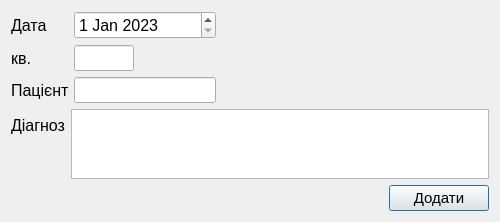
<?xml version="1.0" encoding="UTF-8"?>
<ui version="4.0">
 <class>Dialog_add_diag</class>
 <widget class="QDialog" name="Dialog_add_diag">
  <property name="geometry">
   <rect>
    <x>0</x>
    <y>0</y>
    <width>500</width>
    <height>218</height>
   </rect>
  </property>
  <property name="minimumSize">
   <size>
    <width>0</width>
    <height>0</height>
   </size>
  </property>
  <property name="windowTitle">
   <string>Dialog</string>
  </property>
  <layout class="QFormLayout" name="formLayout_2">
   <item row="0" column="0">
    <layout class="QGridLayout" name="gridLayout">
     <property name="bottomMargin">
      <number>0</number>
     </property>
     <property name="horizontalSpacing">
      <number>4</number>
     </property>
     <item row="1" column="1">
      <widget class="QLineEdit" name="apart_add_diag">
       <property name="sizePolicy">
        <sizepolicy hsizetype="Fixed" vsizetype="Fixed">
         <horstretch>0</horstretch>
         <verstretch>0</verstretch>
        </sizepolicy>
       </property>
       <property name="maximumSize">
        <size>
         <width>60</width>
         <height>16777215</height>
        </size>
       </property>
       <property name="font">
        <font>
         <pointsize>11</pointsize>
        </font>
       </property>
       <property name="maxLength">
        <number>10</number>
       </property>
      </widget>
     </item>
     <item row="0" column="0">
      <widget class="QLabel" name="label_10">
       <property name="font">
        <font>
         <pointsize>12</pointsize>
        </font>
       </property>
       <property name="layoutDirection">
        <enum>Qt::LeftToRight</enum>
       </property>
       <property name="styleSheet">
        <string notr="true"/>
       </property>
       <property name="text">
        <string>Дата</string>
       </property>
       <property name="textFormat">
        <enum>Qt::PlainText</enum>
       </property>
       <property name="margin">
        <number>2</number>
       </property>
      </widget>
     </item>
     <item row="2" column="0">
      <widget class="QLabel" name="label_12">
       <property name="font">
        <font>
         <pointsize>12</pointsize>
        </font>
       </property>
       <property name="layoutDirection">
        <enum>Qt::LeftToRight</enum>
       </property>
       <property name="text">
        <string>Пацієнт</string>
       </property>
       <property name="textFormat">
        <enum>Qt::PlainText</enum>
       </property>
       <property name="margin">
        <number>2</number>
       </property>
      </widget>
     </item>
     <item row="2" column="1">
      <widget class="QLineEdit" name="patient_add_diag">
       <property name="sizePolicy">
        <sizepolicy hsizetype="Fixed" vsizetype="Fixed">
         <horstretch>0</horstretch>
         <verstretch>0</verstretch>
        </sizepolicy>
       </property>
       <property name="font">
        <font>
         <pointsize>11</pointsize>
        </font>
       </property>
       <property name="maxLength">
        <number>20</number>
       </property>
      </widget>
     </item>
     <item row="0" column="1">
      <widget class="QDateEdit" name="dateEdit_add_diag">
       <property name="sizePolicy">
        <sizepolicy hsizetype="Fixed" vsizetype="Fixed">
         <horstretch>0</horstretch>
         <verstretch>0</verstretch>
        </sizepolicy>
       </property>
       <property name="minimumSize">
        <size>
         <width>142</width>
         <height>0</height>
        </size>
       </property>
       <property name="font">
        <font>
         <pointsize>12</pointsize>
        </font>
       </property>
       <property name="date">
        <date>
         <year>2023</year>
         <month>1</month>
         <day>1</day>
        </date>
       </property>
      </widget>
     </item>
     <item row="1" column="0">
      <widget class="QLabel" name="label_11">
       <property name="font">
        <font>
         <pointsize>12</pointsize>
        </font>
       </property>
       <property name="layoutDirection">
        <enum>Qt::LeftToRight</enum>
       </property>
       <property name="text">
        <string>кв.</string>
       </property>
       <property name="textFormat">
        <enum>Qt::PlainText</enum>
       </property>
       <property name="margin">
        <number>2</number>
       </property>
      </widget>
     </item>
    </layout>
   </item>
   <item row="1" column="0" colspan="2">
    <layout class="QFormLayout" name="formLayout">
     <item row="0" column="0">
      <widget class="QLabel" name="label_13">
       <property name="font">
        <font>
         <pointsize>12</pointsize>
        </font>
       </property>
       <property name="layoutDirection">
        <enum>Qt::LeftToRight</enum>
       </property>
       <property name="text">
        <string>Діагноз</string>
       </property>
       <property name="textFormat">
        <enum>Qt::PlainText</enum>
       </property>
       <property name="margin">
        <number>2</number>
       </property>
      </widget>
     </item>
     <item row="0" column="1">
      <widget class="QTextEdit" name="diagnosis_add_diag">
       <property name="font">
        <font>
         <pointsize>11</pointsize>
        </font>
       </property>
      </widget>
     </item>
    </layout>
   </item>
   <item row="2" column="0">
    <spacer name="horizontalSpacer_2">
     <property name="orientation">
      <enum>Qt::Horizontal</enum>
     </property>
     <property name="sizeType">
      <enum>QSizePolicy::Maximum</enum>
     </property>
     <property name="sizeHint" stdset="0">
      <size>
       <width>390</width>
       <height>20</height>
      </size>
     </property>
    </spacer>
   </item>
   <item row="2" column="1">
    <layout class="QGridLayout" name="gridLayout_3">
     <item row="0" column="1">
      <widget class="QPushButton" name="add_to_table_Button">
       <property name="sizePolicy">
        <sizepolicy hsizetype="Minimum" vsizetype="Fixed">
         <horstretch>0</horstretch>
         <verstretch>0</verstretch>
        </sizepolicy>
       </property>
       <property name="minimumSize">
        <size>
         <width>100</width>
         <height>0</height>
        </size>
       </property>
       <property name="maximumSize">
        <size>
         <width>100</width>
         <height>16777215</height>
        </size>
       </property>
       <property name="font">
        <font>
         <pointsize>11</pointsize>
        </font>
       </property>
       <property name="text">
        <string>Додати</string>
       </property>
      </widget>
     </item>
     <item row="0" column="0">
      <spacer name="horizontalSpacer">
       <property name="orientation">
        <enum>Qt::Horizontal</enum>
       </property>
       <property name="sizeHint" stdset="0">
        <size>
         <width>40</width>
         <height>20</height>
        </size>
       </property>
      </spacer>
     </item>
    </layout>
   </item>
  </layout>
 </widget>
 <resources/>
 <connections/>
</ui>
